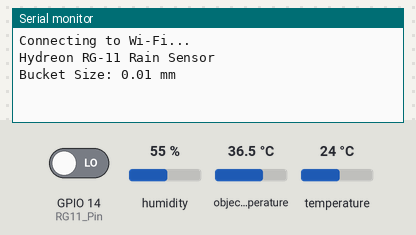
Bench run of a sketch on a simulated ESP8266 (NodeMCU). Parts: the last lines printed to the serial monitor. The inputs (shaded band) are chosen by the test bench; at power-on: GPIO 14 (RG11_Pin) LOW, humidity 55 %, object temperature 36.5 °C, temperature 24 °C. WiFi joins after 1.5 s; servers stay silent unless stated; no MQTT or app messages arrive unless stated.

Above: at 1.3 s.
1.4 s: GPIO 14 (RG11_Pin) driven HIGH
At 1.56 s:
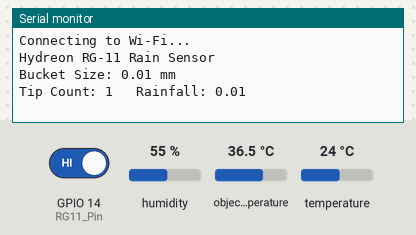
8.8 s: humidity set to 22 %
At 10.4 s:
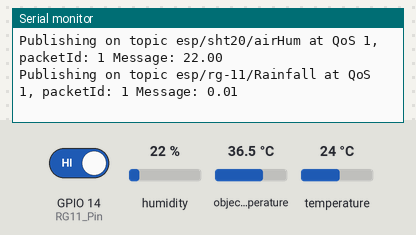
16.2 s: object temperature set to 20 °C
At 20.4 s:
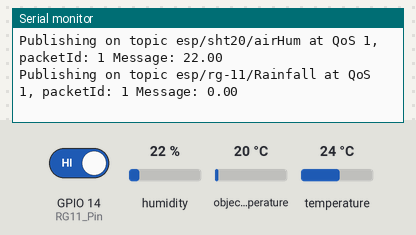
23.6 s: temperature set to 12 °C
At 30.4 s:
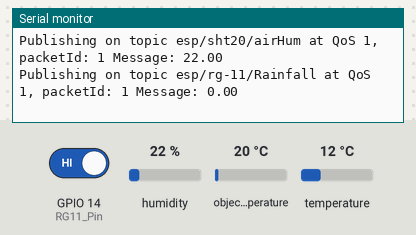

The sketch:

MLX90614_SHT20_RG-11_AsyncMQTT_FullyFeatured-ESP8266_hga3.ino
```cpp
/*
  HGAdler
  version 3, 2020-09-09
  MLX90614 (IR temp sensor) and AsyncMQTT with ESP8266
  added SHT20 (temp/rHum sensor) and RG-11 (rain sensor)
*/

// Import required libraries
#ifdef ESP32
#include <WiFi.h>
#include <ESPAsyncWebServer.h>
#else
#include <Arduino.h>
#include <ESP8266WiFi.h>
#include <Hash.h>
#include "ESPAsyncTCP.h"
#endif

#include <Adafruit_MLX90614.h>
Adafruit_MLX90614 mlx = Adafruit_MLX90614();

#include "DFRobot_SHT20.h"
DFRobot_SHT20    sht20;

#include <Ticker.h>  // this is only available for esp8266?
#include <AsyncMqttClient.h>

// WiFi credentials for local WiFi network
#define WIFI_SSID "JY4W5"
#define WIFI_PASSWORD "MilchFlasche"

// Raspberri Pi Mosquitto MQTT Broker
#define MQTT_HOST IPAddress (10, 0, 0, 199) //(192, 168, 1, XXX)
// For a cloud MQTT broker, type the domain name
//#define MQTT_HOST "example.com"
#define MQTT_PORT 1883

// need to define MQTT Topics
#define MQTT_PUB_OBJTEMP "esp/mlx90614/objTempC"
#define MQTT_PUB_AMBTEMP "esp/mlx90614/ambTempC"
#define MQTT_PUB_RSSI "esp/mlx90614/rssi"
#define MQTT_PUB_AIRTEMP "esp/sht20/airTempC"
#define MQTT_PUB_AIRHUM "esp/sht20/airHum"
#define MQTT_PUB_RAIN "esp/rg-11/Rainfall"


// Variables to hold sensor readings
// mlx90614
float otC;
float atC;
float rssi;

// sht20
float airtempC;
float airhum;

// RG-11
#define RG11_Pin 14  // gpio 14, was originally 2 for Arduino
#define Bucket_Size 0.01 // in mm, set via switches in R-11

volatile unsigned long tipCount;     // bucket tip counter that is used in interrupt routine
volatile unsigned long ContactTime;  // Timer to manage any contact bounce in interrupt routine

long lastCount;
float Rainfall;
//

AsyncMqttClient mqttClient;
Ticker mqttReconnectTimer;

WiFiEventHandler wifiConnectHandler;
WiFiEventHandler wifiDisconnectHandler;
Ticker wifiReconnectTimer;

unsigned long previousMillis = 0;   // Stores the last time when temperature was published
const long interval = 10000;        // Interval at which to publish sensor readings in ms

// Interrrupt handler routine that is triggered when the RG-11 detects rain
// ICACHE_RAM_ATTR is needed for ESP, located before any function definition
ICACHE_RAM_ATTR void rgisr ()   {
  if ((millis() - ContactTime) > 15 ) {  // debounce of sensor signal
    tipCount++;
    ContactTime = millis();
  }
}
// end of rg-11 rain detection interrupt handler

void connectToWifi() {
  Serial.println("Connecting to Wi-Fi...");
  WiFi.begin(WIFI_SSID, WIFI_PASSWORD);
}

void onWifiConnect(const WiFiEventStationModeGotIP& event) {
  Serial.println("Connected to Wi-Fi.");
  connectToMqtt();
}

void onWifiDisconnect(const WiFiEventStationModeDisconnected& event) {
  Serial.println("Disconnected from Wi-Fi.");
  mqttReconnectTimer.detach(); // ensure we don't reconnect to MQTT while reconnecting to Wi-Fi
  wifiReconnectTimer.once(2, connectToWifi);
}

void connectToMqtt() {
  Serial.println("Connecting to MQTT...");
  mqttClient.connect();
}

void onMqttConnect(bool sessionPresent) {
  Serial.println("Connected to MQTT.");
  Serial.print("Session present: ");
  Serial.println(sessionPresent);
}

void onMqttDisconnect(AsyncMqttClientDisconnectReason reason) {
  Serial.println("Disconnected from MQTT.");

  if (WiFi.isConnected()) {
    mqttReconnectTimer.once(2, connectToMqtt);
  }
}

/*void onMqttSubscribe(uint16_t packetId, uint8_t qos) {
  Serial.println("Subscribe acknowledged.");
  Serial.print("  packetId: ");
  Serial.println(packetId);
  Serial.print("  qos: ");
  Serial.println(qos);
  }

  void onMqttUnsubscribe(uint16_t packetId) {
  Serial.println("Unsubscribe acknowledged.");
  Serial.print("  packetId: ");
  Serial.println(packetId);
  }*/

void onMqttPublish(uint16_t packetId) {
  Serial.print("Publish acknowledged.");
  Serial.print("  packetId: ");
  Serial.println(packetId);
}

void setup() {
  Serial.begin(115200);
  Serial.println();

  lastCount = 0;
  tipCount = 0;
  Rainfall = 0;

  // Initialize SHT20 sensor
  sht20.initSHT20();                                  // Init SHT20 Sensor
  delay(100);
  sht20.checkSHT20();                                 // Check SHT20 Sensor

  // Initialize MLX sensor
  if (!mlx.begin()) {
    Serial.println("Could not find a valid MLX90614 sensor, check wiring!");
    while (1);
  }

  wifiConnectHandler = WiFi.onStationModeGotIP(onWifiConnect);
  wifiDisconnectHandler = WiFi.onStationModeDisconnected(onWifiDisconnect);

  mqttClient.onConnect(onMqttConnect);
  mqttClient.onDisconnect(onMqttDisconnect);
  //mqttClient.onSubscribe(onMqttSubscribe);
  //mqttClient.onUnsubscribe(onMqttUnsubscribe);
  mqttClient.onPublish(onMqttPublish);
  mqttClient.setServer(MQTT_HOST, MQTT_PORT);
  // If your broker requires authentication (username and password), set them below
  //mqttClient.setCredentials("REPlACE_WITH_YOUR_USER", "REPLACE_WITH_YOUR_PASSWORD");

  connectToWifi();

  Serial.println("Hydreon RG-11 Rain Sensor");
  Serial.print("Bucket Size: "); Serial.print(Bucket_Size); Serial.println(" mm");

  pinMode(RG11_Pin, INPUT);   // set the digital input pin to input for the RG-11 Sensor
  attachInterrupt(digitalPinToInterrupt(RG11_Pin), rgisr, RISING);// FALLING);     // attach interrupt handler to input pin.
  // we trigger the interrupt on the voltage rising from gnd to 3.3V for ESP8366 //falling from 5V to GND

  sei();         //Enables interrupts ( == interrupts() = set interrupt )
} // end setup

void loop() {
  // we only display the tip count when it has been incremented by the sensor
  cli();         //Disable interrupts

  if (tipCount != lastCount) {
    lastCount = tipCount;
    Rainfall = tipCount * Bucket_Size;
    Serial.print("Tip Count: "); Serial.print(tipCount);
    Serial.print("\t Rainfall: "); Serial.println(Rainfall);
  }
  sei();         //Enables interrupts


  unsigned long currentMillis = millis();
  // Every X number of seconds (interval = 10 seconds)
  // it publishes a new MQTT message
  if (currentMillis - previousMillis >= interval) {
    // Save the last time a new reading was published
    previousMillis = currentMillis;

    // New MLX90614 sensor readings
    atC = mlx.readAmbientTempC();
    otC = mlx.readObjectTempC();
    rssi = WiFi.RSSI();

    // New SHT20 sensor readings
    airtempC = sht20.readTemperature();              // Read AirTemperature
    airhum = sht20.readHumidity();                  // Read AirHumidity

    // Publish an MQTT message on topic esp/mlx90614/objTempC
    uint16_t packetIdPub1 = mqttClient.publish(MQTT_PUB_OBJTEMP, 1, true, String(otC).c_str());
    Serial.printf("Publishing on topic %s at QoS 1, packetId: %i ", MQTT_PUB_OBJTEMP, packetIdPub1);
    Serial.printf("Message: %.2f \n", otC);

    // Publish an MQTT message on topic esp/mlx90614/ambTempC
    uint16_t packetIdPub2 = mqttClient.publish(MQTT_PUB_AMBTEMP, 1, true, String(atC).c_str());
    Serial.printf("Publishing on topic %s at QoS 1, packetId: %i ", MQTT_PUB_AMBTEMP, packetIdPub2);
    Serial.printf("Message: %.2f \n", atC);

    // Publish an MQTT message on topic esp/mlx90614/rssi
    uint16_t packetIdPub3 = mqttClient.publish(MQTT_PUB_RSSI, 1, true, String(rssi).c_str());
    Serial.printf("Publishing on topic %s at QoS 1, packetId: %i ", MQTT_PUB_RSSI, packetIdPub3);
    Serial.printf("Message: %.3f \n", rssi);

    // Publish an MQTT message on topic esp/sht20/airTempC
    uint16_t packetIdPub4 = mqttClient.publish(MQTT_PUB_AIRTEMP, 1, true, String(airtempC).c_str());
    Serial.printf("Publishing on topic %s at QoS 1, packetId: %i ", MQTT_PUB_AIRTEMP, packetIdPub4);
    Serial.printf("Message: %.2f \n", airtempC);

    // Publish an MQTT message on topic esp/sht20/airhum
    uint16_t packetIdPub5 = mqttClient.publish(MQTT_PUB_AIRHUM, 1, true, String(airhum).c_str());
    Serial.printf("Publishing on topic %s at QoS 1, packetId: %i ", MQTT_PUB_AIRHUM, packetIdPub5);
    Serial.printf("Message: %.2f \n", airhum);

    // Publish an MQTT message on topic esp/rg-11/Rainfall
    uint16_t packetIdPub6 = mqttClient.publish(MQTT_PUB_RAIN, 1, true, String(Rainfall).c_str());
    Serial.printf("Publishing on topic %s at QoS 1, packetId: %i ", MQTT_PUB_RAIN, packetIdPub6);
    Serial.printf("Message: %.2f \n", Rainfall);
    Rainfall = 0;  // set to zero after publishing

    //    Serial.print("Time:");
    //    Serial.print(millis());
    //    Serial.print(" Temperature:");
    //    Serial.print(airtempC, 1);
    //    Serial.print("C");
    //    Serial.print(" Humidity:");
    //    Serial.print(airhum, 1);
    //    Serial.print("%");
    //    Serial.print(" Rainfall:");
    //    Serial.print(Rainfall, 1);
    //    Serial.print("mm");
    //    Serial.println();

  }
}
```

Measured:
- after the input at 1.4 s, the serial monitor: prints a new line at once (image 1)
- after the input at 8.8 s, the serial monitor: prints a new line after 1.3 s (image 2)
- after the input at 16.2 s, the serial monitor: prints a new line after 3.8 s (image 3)
- after the input at 23.6 s, the serial monitor: prints a new line after 6.4 s (image 4)
